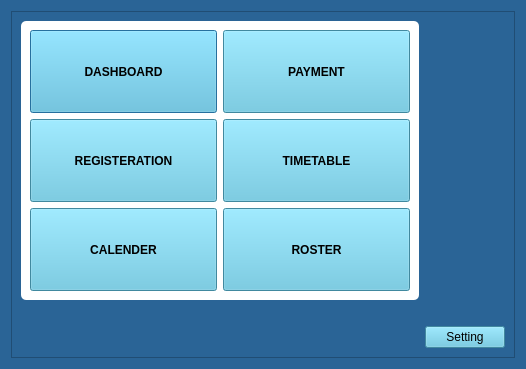
<?xml version="1.0" encoding="UTF-8"?>
<ui version="4.0">
 <class>ManuScreen</class>
 <widget class="QDialog" name="ManuScreen">
  <property name="geometry">
   <rect>
    <x>0</x>
    <y>0</y>
    <width>525</width>
    <height>369</height>
   </rect>
  </property>
  <property name="windowTitle">
   <string>Dialog</string>
  </property>
  <property name="styleSheet">
   <string notr="true">#ManuScreen{
background-color: #2a6496;
}</string>
  </property>
  <layout class="QGridLayout" name="gridLayout_3">
   <item row="0" column="0">
    <widget class="QFrame" name="frame">
     <property name="sizePolicy">
      <sizepolicy hsizetype="MinimumExpanding" vsizetype="MinimumExpanding">
       <horstretch>0</horstretch>
       <verstretch>0</verstretch>
      </sizepolicy>
     </property>
     <property name="styleSheet">
      <string notr="true">QFrame {
	background-color: #2a6496;
}

#frame QPushButton{
background-color: #5bc0de;
}

#frame QPushButton:hover{
border-color: #ffa4c2;
font-size: 15px;
}

</string>
     </property>
     <property name="frameShape">
      <enum>QFrame::Shape::StyledPanel</enum>
     </property>
     <property name="frameShadow">
      <enum>QFrame::Shadow::Raised</enum>
     </property>
     <layout class="QGridLayout" name="gridLayout_2">
      <item row="0" column="1">
       <spacer name="verticalSpacer">
        <property name="orientation">
         <enum>Qt::Orientation::Vertical</enum>
        </property>
        <property name="sizeHint" stdset="0">
         <size>
          <width>20</width>
          <height>269</height>
         </size>
        </property>
       </spacer>
      </item>
      <item row="0" column="0">
       <widget class="QFrame" name="frame_2">
        <property name="sizePolicy">
         <sizepolicy hsizetype="Preferred" vsizetype="Preferred">
          <horstretch>0</horstretch>
          <verstretch>0</verstretch>
         </sizepolicy>
        </property>
        <property name="styleSheet">
         <string notr="true">#frame_2 {
    background-color: #fff;
    border: none;
    border-radius: 5px;
}</string>
        </property>
        <property name="frameShape">
         <enum>QFrame::Shape::StyledPanel</enum>
        </property>
        <property name="frameShadow">
         <enum>QFrame::Shadow::Raised</enum>
        </property>
        <layout class="QGridLayout" name="gridLayout">
         <item row="0" column="0">
          <widget class="QPushButton" name="pushButton">
           <property name="sizePolicy">
            <sizepolicy hsizetype="Preferred" vsizetype="Preferred">
             <horstretch>0</horstretch>
             <verstretch>0</verstretch>
            </sizepolicy>
           </property>
           <property name="font">
            <font>
             <pointsize>9</pointsize>
             <bold>true</bold>
            </font>
           </property>
           <property name="text">
            <string>DASHBOARD</string>
           </property>
          </widget>
         </item>
         <item row="0" column="1">
          <widget class="QPushButton" name="payment_btn">
           <property name="sizePolicy">
            <sizepolicy hsizetype="Preferred" vsizetype="Preferred">
             <horstretch>0</horstretch>
             <verstretch>0</verstretch>
            </sizepolicy>
           </property>
           <property name="font">
            <font>
             <pointsize>9</pointsize>
             <bold>true</bold>
            </font>
           </property>
           <property name="text">
            <string>PAYMENT</string>
           </property>
          </widget>
         </item>
         <item row="1" column="0">
          <widget class="QPushButton" name="registeration_btn">
           <property name="sizePolicy">
            <sizepolicy hsizetype="Preferred" vsizetype="Preferred">
             <horstretch>0</horstretch>
             <verstretch>0</verstretch>
            </sizepolicy>
           </property>
           <property name="font">
            <font>
             <pointsize>9</pointsize>
             <bold>true</bold>
            </font>
           </property>
           <property name="text">
            <string>REGISTERATION</string>
           </property>
          </widget>
         </item>
         <item row="1" column="1">
          <widget class="QPushButton" name="timeTablepushButton">
           <property name="sizePolicy">
            <sizepolicy hsizetype="Preferred" vsizetype="Preferred">
             <horstretch>0</horstretch>
             <verstretch>0</verstretch>
            </sizepolicy>
           </property>
           <property name="font">
            <font>
             <pointsize>9</pointsize>
             <bold>true</bold>
            </font>
           </property>
           <property name="text">
            <string>TIMETABLE</string>
           </property>
           <property name="default">
            <bool>false</bool>
           </property>
          </widget>
         </item>
         <item row="2" column="0">
          <widget class="QPushButton" name="pushButton_3">
           <property name="sizePolicy">
            <sizepolicy hsizetype="Preferred" vsizetype="Preferred">
             <horstretch>0</horstretch>
             <verstretch>0</verstretch>
            </sizepolicy>
           </property>
           <property name="font">
            <font>
             <pointsize>9</pointsize>
             <bold>true</bold>
            </font>
           </property>
           <property name="text">
            <string>CALENDER</string>
           </property>
          </widget>
         </item>
         <item row="2" column="1">
          <widget class="QPushButton" name="rosterpushButton">
           <property name="sizePolicy">
            <sizepolicy hsizetype="Preferred" vsizetype="Preferred">
             <horstretch>0</horstretch>
             <verstretch>0</verstretch>
            </sizepolicy>
           </property>
           <property name="font">
            <font>
             <bold>true</bold>
            </font>
           </property>
           <property name="text">
            <string>ROSTER</string>
           </property>
           <property name="icon">
            <iconset>
             <normaloff>newlist_logo.png</normaloff>newlist_logo.png</iconset>
           </property>
           <property name="iconSize">
            <size>
             <width>25</width>
             <height>25</height>
            </size>
           </property>
           <property name="autoDefault">
            <bool>true</bool>
           </property>
           <property name="default">
            <bool>false</bool>
           </property>
           <property name="flat">
            <bool>false</bool>
           </property>
          </widget>
         </item>
        </layout>
       </widget>
      </item>
      <item row="2" column="1">
       <widget class="QPushButton" name="pushButton_7">
        <property name="text">
         <string>Setting</string>
        </property>
       </widget>
      </item>
      <item row="1" column="0">
       <spacer name="horizontalSpacer">
        <property name="orientation">
         <enum>Qt::Orientation::Horizontal</enum>
        </property>
        <property name="sizeHint" stdset="0">
         <size>
          <width>398</width>
          <height>20</height>
         </size>
        </property>
       </spacer>
      </item>
     </layout>
    </widget>
   </item>
  </layout>
 </widget>
 <resources/>
 <connections/>
</ui>
